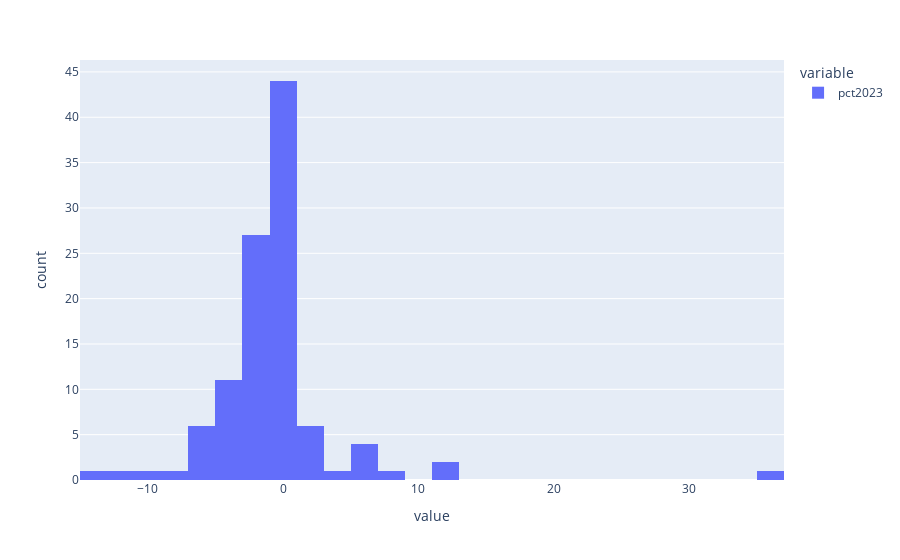

The code cell stored with this chart in its notebook:
### Code cell
px.histogram(fatal['pct2023'])

### Figure 1 — Plotly figure (JSON) as saved in the notebook; plotly's stock layout.template omitted (floating-point values rounded to 4 significant figures)
{"data": [{"alignmentgroup": "True", "bingroup": "x", "hovertemplate": "variable=pct2023<br>value=%{x}<br>count=%{y}<extra></extra>", "legendgroup": "pct2023", "marker": {"color": "#636efa", "pattern": {"shape": ""}}, "name": "pct2023", "offsetgroup": "pct2023", "orientation": "v", "showlegend": true, "type": "histogram", "x": [0, 11.11, 0, -1.255, 0, 0, 0, -10.0, -2.632, 0, 0, 0, 0, 0, -5.263, 0, -4.762, 0, -13.04, 0, 5.882, 0, -6.667, 0, -1.887, 0, -4.348, -2.439, -3.311, 0, 0, 0, 0, 0, 0, 0.9434, 8.0, 0, 3.947, -1.127, -2.083, -1.176, 0, -4.167, 11.21, -4.348, -5.769, 1.805, -2.685, 0, 0, -8.065, -1.183, 5.66, -2.222, 0, 6.25, -6.324, -1.587, 2.72, -3.053, 0, 0, -2.943, -0.625, 2.381, -5.286, 0, -4.167, -11.32, -3.354, -2.5, 0, 1.281, 5.833, -2.128, 0, -3.218, -2.504, -2.703, 0.4651, -2.222, -1.338, 0.9378, -4.762, -2.745, -2.281, -1.816, -1.705, 35.89, -0.7692, -1.351, -4.605, -5.974, 0, -1.681, -0.8639, -0.5747, -2.581, -1.451, 2.632, 0.6667, 1.639, 0.5063, -2.42, 0.8289, 0.4994], "xaxis": "x", "yaxis": "y"}], "layout": {"barmode": "relative", "legend": {"title": {"text": "variable"}, "tracegroupgap": 0}, "margin": {"t": 60}, "xaxis": {"anchor": "y", "domain": [0, 1], "title": {"text": "value"}}, "yaxis": {"anchor": "x", "domain": [0, 1], "title": {"text": "count"}}}}
